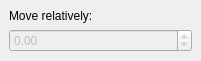
<?xml version="1.0" encoding="UTF-8"?>
<ui version="4.0">
 <class>GoRelative</class>
 <widget class="QDialog" name="GoRelative">
  <property name="geometry">
   <rect>
    <x>0</x>
    <y>0</y>
    <width>201</width>
    <height>101</height>
   </rect>
  </property>
  <property name="sizePolicy">
   <sizepolicy hsizetype="Preferred" vsizetype="Fixed">
    <horstretch>0</horstretch>
    <verstretch>0</verstretch>
   </sizepolicy>
  </property>
  <property name="windowTitle">
   <string>Dialog</string>
  </property>
  <layout class="QVBoxLayout" name="verticalLayout">
   <property name="spacing">
    <number>0</number>
   </property>
   <property name="sizeConstraint">
    <enum>QLayout::SetMinAndMaxSize</enum>
   </property>
   <property name="margin">
    <number>0</number>
   </property>
   <item>
    <widget class="QWidget" name="widget" native="true">
     <property name="sizePolicy">
      <sizepolicy hsizetype="Preferred" vsizetype="Fixed">
       <horstretch>0</horstretch>
       <verstretch>0</verstretch>
      </sizepolicy>
     </property>
     <layout class="QVBoxLayout" name="verticalLayout_2">
      <item>
       <widget class="QLabel" name="label">
        <property name="sizePolicy">
         <sizepolicy hsizetype="Fixed" vsizetype="Fixed">
          <horstretch>0</horstretch>
          <verstretch>0</verstretch>
         </sizepolicy>
        </property>
        <property name="text">
         <string>Move relatively:</string>
        </property>
       </widget>
      </item>
      <item>
       <widget class="QMDoubleSpinBox" name="goRelative">
        <property name="enabled">
         <bool>false</bool>
        </property>
        <property name="sizePolicy">
         <sizepolicy hsizetype="Preferred" vsizetype="Fixed">
          <horstretch>0</horstretch>
          <verstretch>0</verstretch>
         </sizepolicy>
        </property>
        <property name="toolTip">
         <string>Go relatively by the step</string>
        </property>
        <property name="keyboardTracking">
         <bool>false</bool>
        </property>
        <property name="minimum">
         <double>-2147483647.000000000000000</double>
        </property>
        <property name="maximum">
         <double>2147483647.000000000000000</double>
        </property>
        <property name="value">
         <double>0.000000000000000</double>
        </property>
       </widget>
      </item>
     </layout>
    </widget>
   </item>
  </layout>
 </widget>
 <customwidgets>
  <customwidget>
   <class>QMDoubleSpinBox</class>
   <extends>QDoubleSpinBox</extends>
   <header>qcamotorgui-additional.h</header>
   <slots>
    <signal>valueEdited(double)</signal>
    <signal>escaped()</signal>
   </slots>
  </customwidget>
 </customwidgets>
 <resources/>
 <connections>
  <connection>
   <sender>goRelative</sender>
   <signal>escaped()</signal>
   <receiver>GoRelative</receiver>
   <slot>reject()</slot>
   <hints>
    <hint type="sourcelabel">
     <x>117</x>
     <y>30</y>
    </hint>
    <hint type="destinationlabel">
     <x>133</x>
     <y>-13</y>
    </hint>
   </hints>
  </connection>
  <connection>
   <sender>goRelative</sender>
   <signal>valueEdited(double)</signal>
   <receiver>GoRelative</receiver>
   <slot>accept()</slot>
   <hints>
    <hint type="sourcelabel">
     <x>29</x>
     <y>44</y>
    </hint>
    <hint type="destinationlabel">
     <x>61</x>
     <y>-12</y>
    </hint>
   </hints>
  </connection>
 </connections>
</ui>
